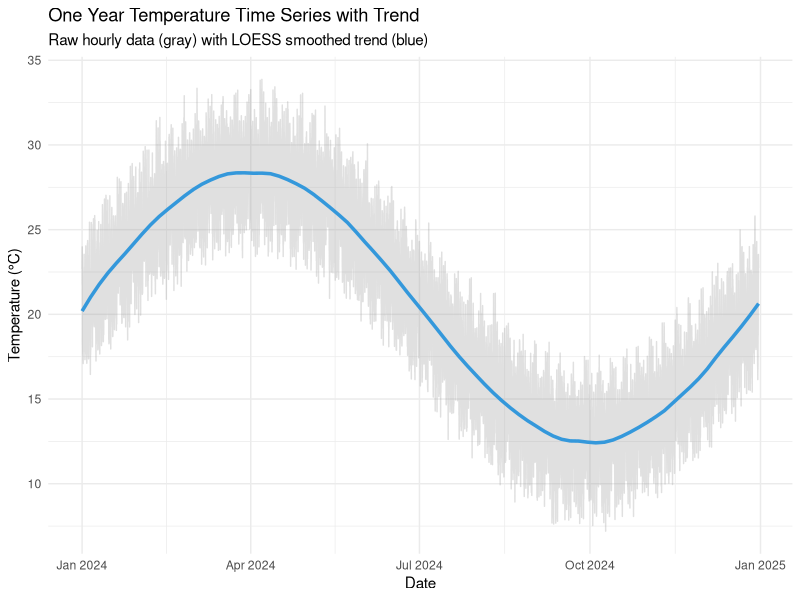
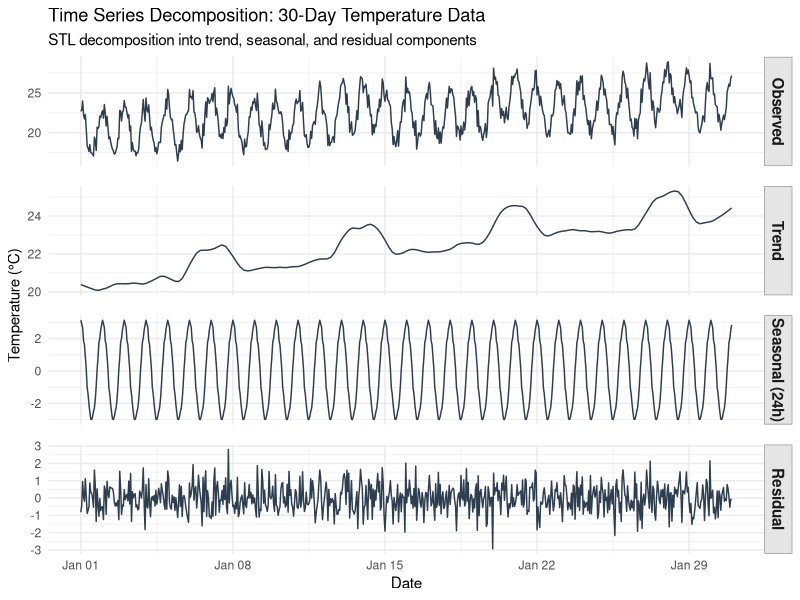
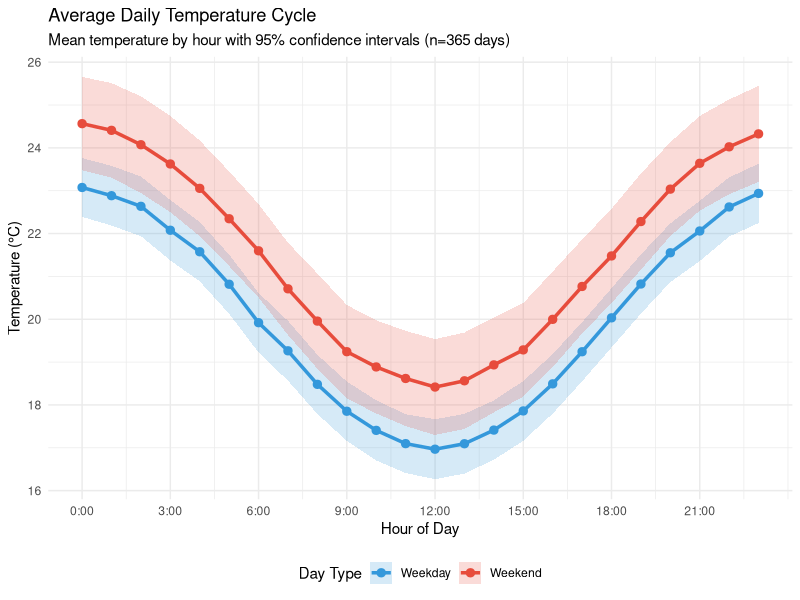
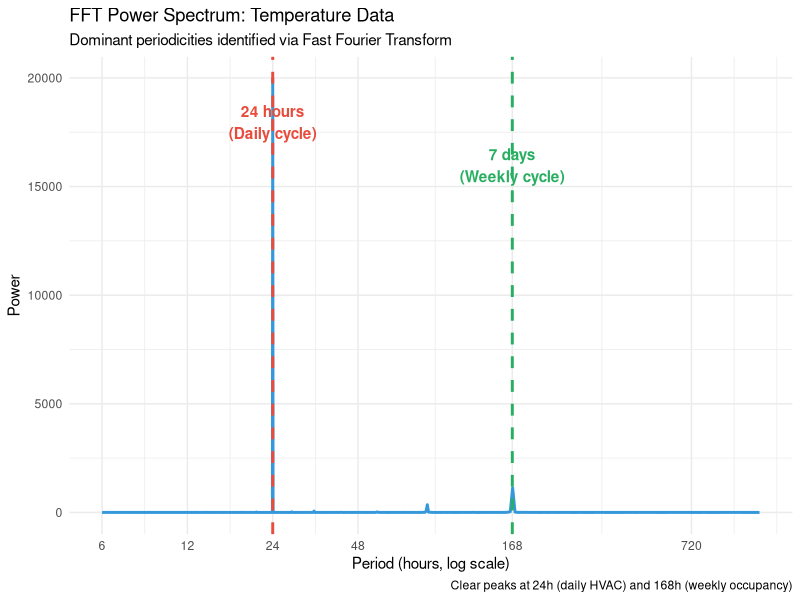
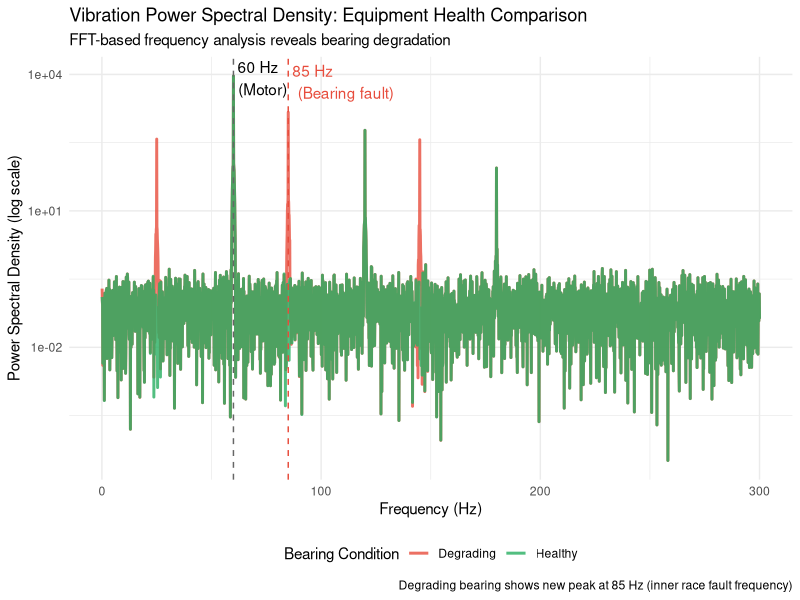
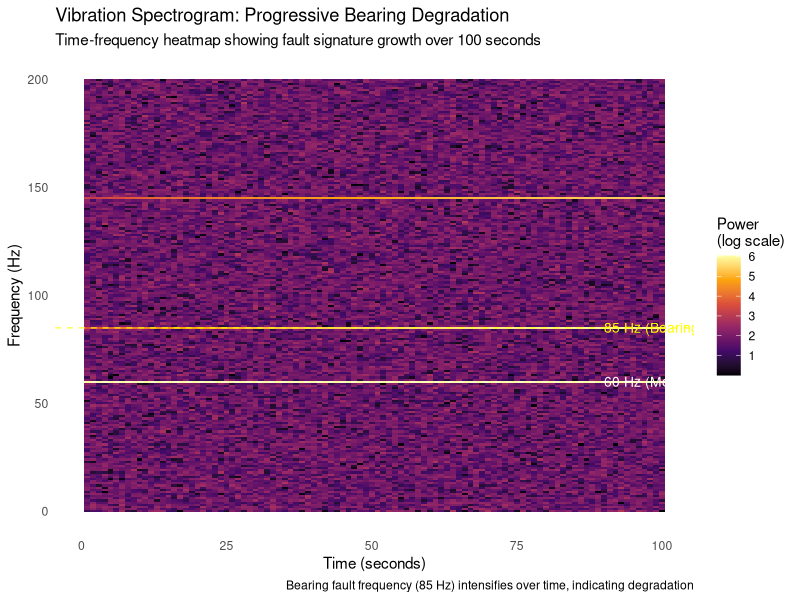
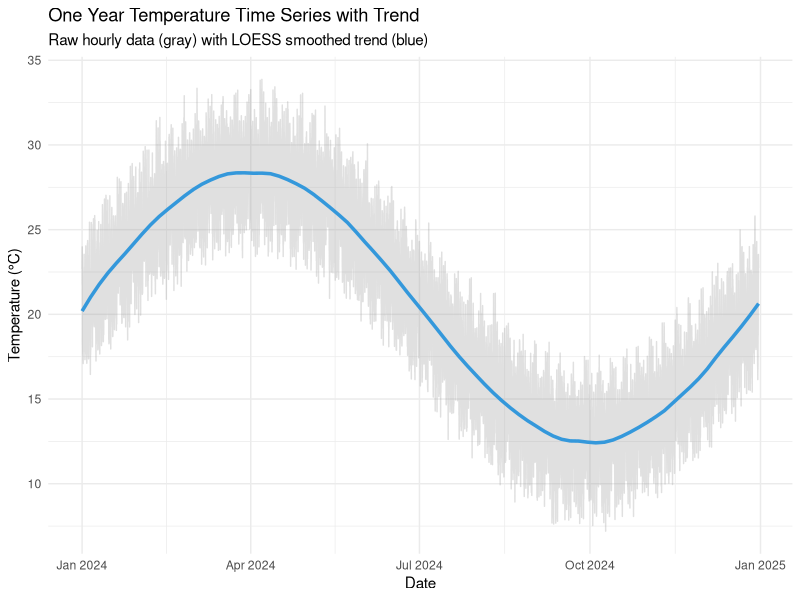
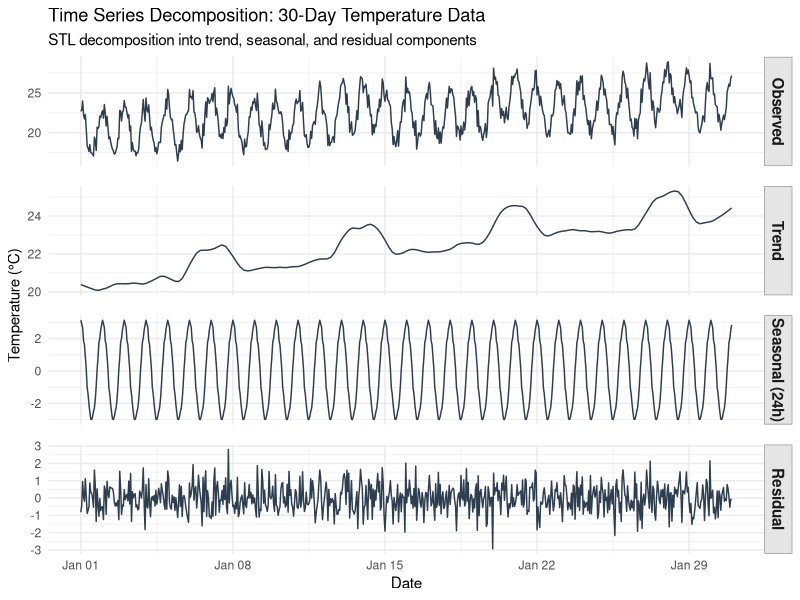

These charts were generated, in order, by the following R code:
# ==============================================================================
# Chapter 9: Time Series Decomposition and Frequency Analysis
# R Code for all examples
# ==============================================================================

# Load required libraries
library(ggplot2)
library(dplyr)
library(tidyr)

# Set seed for reproducibility
set.seed(123)

# ==============================================================================
# DATA GENERATION
# ==============================================================================

cat("Generating time series data...\n")

# ------------------------------------------------------------------------------
# Dataset 1: One Year of Hourly Temperature Data
# ------------------------------------------------------------------------------
n_hours <- 24 * 365  # 8,760 hours

# Create timestamps
timestamps <- seq(from = as.POSIXct("2024-01-01 00:00:00"),
                  by = "hour",
                  length.out = n_hours)

# Extract time components
hour_of_day <- as.numeric(format(timestamps, "%H"))
day_of_year <- as.numeric(format(timestamps, "%j"))
day_of_week <- as.numeric(format(timestamps, "%u"))

# Component 1: Seasonal trend (annual cycle)
seasonal_trend <- 20 + 8 * sin(2 * pi * day_of_year / 365)

# Component 2: Daily cycle (HVAC pattern)
daily_cycle <- 3 * sin(2 * pi * hour_of_day / 24 + pi/2)

# Component 3: Weekly pattern (weekend effect)
weekend_effect <- ifelse(day_of_week >= 6, 1.5, 0)

# Component 4: Measurement noise
noise <- rnorm(n_hours, 0, 0.8)

# Combine all components
temperature <- seasonal_trend + daily_cycle + weekend_effect + noise

# Create main data frame
temp_data <- data.frame(
  timestamp = timestamps,
  temperature = temperature,
  day_of_year = day_of_year,
  hour_of_day = hour_of_day,
  day_of_week = day_of_week
)

cat("Generated", nrow(temp_data), "hourly temperature readings\n")


# ==============================================================================
# EXAMPLE 1: Raw Time Series with Smoothed Trend Overlay
# ==============================================================================
cat("\n=== Example 1: Raw Time Series with Trend ===\n")

p1 <- ggplot(temp_data, aes(x = timestamp, y = temperature)) +
  geom_line(alpha = 0.3, color = "gray60") +
  geom_smooth(method = "loess", span = 0.1, color = "#3498db", 
              size = 1.2, se = FALSE) +
  labs(
    title = "One Year Temperature Time Series with Trend",
    subtitle = "Raw hourly data (gray) with LOESS smoothed trend (blue)",
    x = "Date",
    y = "Temperature (°C)"
  ) +
  theme_minimal()

print(p1)

# Save plot
ggsave("chapter09_example1_trend.png", p1, width = 12, height = 6, dpi = 300)
cat("Plot saved: chapter09_example1_trend.png\n")


# ==============================================================================
# EXAMPLE 2: Four-Panel Decomposition
# ==============================================================================
cat("\n=== Example 2: Time Series Decomposition ===\n")

# Use first 30 days for clearer visualization
temp_subset <- temp_data[1:(24*30), ]
ts_temp <- ts(temp_subset$temperature, frequency = 24)

# Perform STL decomposition
decomp <- stl(ts_temp, s.window = "periodic")

# Convert to data frame
decomp_df <- data.frame(
  timestamp = temp_subset$timestamp,
  observed = as.numeric(ts_temp),
  trend = as.numeric(decomp$time.series[, "trend"]),
  seasonal = as.numeric(decomp$time.series[, "seasonal"]),
  residual = as.numeric(decomp$time.series[, "remainder"])
)

# Reshape for faceting
decomp_long <- decomp_df %>%
  pivot_longer(cols = c(observed, trend, seasonal, residual),
               names_to = "component",
               values_to = "value")

# Convert to factor with proper order
decomp_long$component <- factor(decomp_long$component,
                                levels = c("observed", "trend", "seasonal", "residual"),
                                labels = c("Observed", "Trend", "Seasonal (24h)", "Residual"))

# Four-panel plot
p2 <- ggplot(decomp_long, aes(x = timestamp, y = value)) +
  geom_line(color = "#2c3e50") +
  facet_grid(component ~ ., scales = "free_y") +
  labs(
    title = "Time Series Decomposition: 30-Day Temperature Data",
    subtitle = "STL decomposition into trend, seasonal, and residual components",
    x = "Date",
    y = "Temperature (°C)"
  ) +
  theme_minimal() +
  theme(
    strip.background = element_rect(fill = "gray90", color = "gray60"),
    strip.text = element_text(face = "bold", size = 11),
    panel.spacing = unit(1, "lines")
  )

print(p2)

# Save plot
ggsave("chapter09_example2_decomposition.png", p2, width = 12, height = 10, dpi = 300)
cat("Plot saved: chapter09_example2_decomposition.png\n")


# ==============================================================================
# EXAMPLE 3: Daily Cycle Plot
# ==============================================================================
cat("\n=== Example 3: Daily Cycle Plot ===\n")

# Calculate average by hour and day type
daily_pattern <- temp_data %>%
  mutate(day_type = ifelse(day_of_week >= 6, "Weekend", "Weekday")) %>%
  group_by(hour_of_day, day_type) %>%
  summarize(
    mean_temp = mean(temperature),
    sd_temp = sd(temperature),
    se_temp = sd_temp / sqrt(n()),
    .groups = "drop"
  )

# Daily cycle plot
p3 <- ggplot(daily_pattern, aes(x = hour_of_day, y = mean_temp, 
                                color = day_type, fill = day_type)) +
  geom_ribbon(aes(ymin = mean_temp - 1.96*se_temp, 
                  ymax = mean_temp + 1.96*se_temp),
              alpha = 0.2, color = NA) +
  geom_line(size = 1.2) +
  geom_point(size = 2.5) +
  scale_color_manual(values = c("Weekday" = "#3498db", "Weekend" = "#e74c3c")) +
  scale_fill_manual(values = c("Weekday" = "#3498db", "Weekend" = "#e74c3c")) +
  scale_x_continuous(breaks = seq(0, 23, 3), 
                    labels = paste0(seq(0, 23, 3), ":00")) +
  labs(
    title = "Average Daily Temperature Cycle",
    subtitle = "Mean temperature by hour with 95% confidence intervals (n=365 days)",
    x = "Hour of Day",
    y = "Temperature (°C)",
    color = "Day Type",
    fill = "Day Type"
  ) +
  theme_minimal() +
  theme(legend.position = "bottom")

print(p3)

# Save plot
ggsave("chapter09_example3_daily_cycle.png", p3, width = 10, height = 6, dpi = 300)
cat("Plot saved: chapter09_example3_daily_cycle.png\n")


# ==============================================================================
# EXAMPLE 4: FFT Power Spectrum
# ==============================================================================
cat("\n=== Example 4: FFT Power Spectrum ===\n")

# Compute FFT
fft_result <- fft(temp_data$temperature)
n <- length(temp_data$temperature)

# Compute power spectrum
power <- Mod(fft_result)^2 / n

# Create frequency axis
freq <- (0:(n-1)) / n
freq_per_hour <- freq * 1  # Sampling rate = 1/hour

# Only positive frequencies
half_n <- floor(n/2)
freq_data <- data.frame(
  frequency_cph = freq_per_hour[1:half_n],
  period_hours = 1 / (freq_per_hour[1:half_n] + 1e-10),
  power = power[1:half_n]
)

# Filter to meaningful range
freq_data <- freq_data %>%
  filter(period_hours >= 6, period_hours <= 60*24)

# FFT power spectrum
p4 <- ggplot(freq_data, aes(x = period_hours, y = power)) +
  geom_line(color = "#3498db", size = 1) +
  geom_vline(xintercept = 24, linetype = "dashed", color = "#e74c3c", size = 1) +
  geom_vline(xintercept = 24*7, linetype = "dashed", color = "#27ae60", size = 1) +
  annotate("text", x = 24, y = max(freq_data$power)*0.9, 
           label = "24 hours\n(Daily cycle)", color = "#e74c3c", fontface = "bold") +
  annotate("text", x = 24*7, y = max(freq_data$power)*0.8, 
           label = "7 days\n(Weekly cycle)", color = "#27ae60", fontface = "bold") +
  scale_x_log10(breaks = c(6, 12, 24, 48, 24*7, 24*30)) +
  labs(
    title = "FFT Power Spectrum: Temperature Data",
    subtitle = "Dominant periodicities identified via Fast Fourier Transform",
    x = "Period (hours, log scale)",
    y = "Power",
    caption = "Clear peaks at 24h (daily HVAC) and 168h (weekly occupancy)"
  ) +
  theme_minimal()

print(p4)

# Save plot
ggsave("chapter09_example4_fft_spectrum.png", p4, width = 10, height = 6, dpi = 300)
cat("Plot saved: chapter09_example4_fft_spectrum.png\n")

cat("\nTop frequency components:\n")
top_freqs <- freq_data %>%
  arrange(desc(power)) %>%
  head(5) %>%
  select(period_hours, power)
print(top_freqs)


# ==============================================================================
# EXAMPLE 5: Power Spectral Density - Healthy vs Degrading
# ==============================================================================
cat("\n=== Example 5: Vibration PSD Comparison ===\n")

# Generate vibration data
set.seed(456)
fs <- 1000  # Sampling frequency (Hz)
duration <- 10
n_samples <- fs * duration
t <- seq(0, duration - 1/fs, length.out = n_samples)

# Healthy motor vibration
healthy_vib <- 
  2.0 * sin(2*pi*60*t) +      # 60 Hz motor
  0.5 * sin(2*pi*120*t) +     # 1st harmonic
  0.2 * sin(2*pi*180*t) +     # 2nd harmonic
  rnorm(n_samples, 0, 0.3)

# Degrading bearing
bearing_fault_freq <- 85
degrading_vib <- healthy_vib +
  0.8 * sin(2*pi*bearing_fault_freq*t) +
  0.4 * sin(2*pi*(bearing_fault_freq + 60)*t) +
  0.4 * sin(2*pi*(bearing_fault_freq - 60)*t)

# Compute PSD
psd_healthy <- spectrum(healthy_vib, plot = FALSE)
psd_degrading <- spectrum(degrading_vib, plot = FALSE)

# Create data frame
psd_data <- data.frame(
  frequency = c(psd_healthy$freq * fs, psd_degrading$freq * fs),
  power = c(psd_healthy$spec, psd_degrading$spec),
  condition = rep(c("Healthy", "Degrading"), each = length(psd_healthy$freq))
)

# Filter to relevant range
psd_data <- psd_data %>% filter(frequency <= 300)

# PSD comparison plot
p5 <- ggplot(psd_data, aes(x = frequency, y = power, color = condition)) +
  geom_line(size = 1, alpha = 0.8) +
  geom_vline(xintercept = 60, linetype = "dashed", color = "gray40") +
  geom_vline(xintercept = 85, linetype = "dashed", color = "#e74c3c") +
  annotate("text", x = 60, y = max(psd_data$power)*0.9, 
           label = "60 Hz\n(Motor)", hjust = -0.1) +
  annotate("text", x = 85, y = max(psd_data$power)*0.75, 
           label = "85 Hz\n(Bearing fault)", hjust = -0.1, color = "#e74c3c") +
  scale_color_manual(values = c("Healthy" = "#27ae60", "Degrading" = "#e74c3c")) +
  scale_y_log10() +
  labs(
    title = "Vibration Power Spectral Density: Equipment Health Comparison",
    subtitle = "FFT-based frequency analysis reveals bearing degradation",
    x = "Frequency (Hz)",
    y = "Power Spectral Density (log scale)",
    color = "Bearing Condition",
    caption = "Degrading bearing shows new peak at 85 Hz (inner race fault frequency)"
  ) +
  theme_minimal() +
  theme(legend.position = "bottom")

print(p5)

# Save plot
ggsave("chapter09_example5_psd_comparison.png", p5, width = 10, height = 6, dpi = 300)
cat("Plot saved: chapter09_example5_psd_comparison.png\n")


# ==============================================================================
# EXAMPLE 6 (BONUS): Spectrogram - Time-Frequency Evolution
# ==============================================================================
cat("\n=== Example 6: Spectrogram Heatmap ===\n")

# Simulate progressive degradation
set.seed(789)
fs <- 1000
window_duration <- 1
n_windows <- 100
window_samples <- fs * window_duration

all_vib_data <- data.frame()

cat("Computing spectrogram (100 windows)...\n")

for (i in 1:n_windows) {
  t_window <- seq(0, window_duration - 1/fs, length.out = window_samples)
  
  # Fault amplitude grows over time
  fault_amplitude <- 0.1 + 0.02 * i
  
  # Generate vibration signal
  vib_signal <- 
    2.0 * sin(2*pi*60*t_window) +
    fault_amplitude * sin(2*pi*85*t_window) +
    fault_amplitude * 0.5 * sin(2*pi*(85+60)*t_window) +
    rnorm(window_samples, 0, 0.3)
  
  # FFT for this window
  fft_window <- fft(vib_signal)
  power_window <- Mod(fft_window[1:(window_samples/2)])^2
  freq_window <- (0:(window_samples/2-1)) * fs / window_samples
  
  all_vib_data <- rbind(all_vib_data, data.frame(
    time_window = i,
    frequency = freq_window,
    power = power_window
  ))
}

# Filter to 0-200 Hz
all_vib_data <- all_vib_data %>% filter(frequency <= 200)

# Spectrogram heatmap
p6 <- ggplot(all_vib_data, aes(x = time_window, y = frequency, 
                               fill = log10(power + 1))) +
  geom_tile() +
  scale_fill_viridis_c(option = "inferno", name = "Power\n(log scale)") +
  geom_hline(yintercept = 60, linetype = "dashed", color = "white", alpha = 0.5) +
  geom_hline(yintercept = 85, linetype = "dashed", color = "yellow", alpha = 0.7) +
  annotate("text", x = 90, y = 60, label = "60 Hz (Motor)", 
           color = "white", hjust = 0, size = 3.5) +
  annotate("text", x = 90, y = 85, label = "85 Hz (Bearing)", 
           color = "yellow", hjust = 0, size = 3.5) +
  labs(
    title = "Vibration Spectrogram: Progressive Bearing Degradation",
    subtitle = "Time-frequency heatmap showing fault signature growth over 100 seconds",
    x = "Time (seconds)",
    y = "Frequency (Hz)",
    caption = "Bearing fault frequency (85 Hz) intensifies over time, indicating degradation"
  ) +
  theme_minimal() +
  theme(panel.grid = element_blank())

print(p6)

# Save plot
ggsave("chapter09_example6_spectrogram.png", p6, width = 12, height = 7, dpi = 300)
cat("Plot saved: chapter09_example6_spectrogram.png\n")


# ==============================================================================
# SUMMARY STATISTICS
# ==============================================================================
cat("\n=== Chapter 9 Summary Statistics ===\n")

cat("\nTemperature data summary:\n")
cat("Total readings:", nrow(temp_data), "\n")
cat("Date range:", format(min(temp_data$timestamp), "%Y-%m-%d"), "to",
    format(max(temp_data$timestamp), "%Y-%m-%d"), "\n")
cat("Mean temperature:", round(mean(temp_data$temperature), 2), "°C\n")
cat("SD:", round(sd(temp_data$temperature), 2), "°C\n")
cat("Range:", round(min(temp_data$temperature), 2), "to",
    round(max(temp_data$temperature), 2), "°C\n")

cat("\nDecomposition statistics (30-day sample):\n")
cat("Trend range:", round(min(decomp_df$trend), 2), "to",
    round(max(decomp_df$trend), 2), "°C\n")
cat("Seasonal amplitude:", round(max(decomp_df$seasonal) - min(decomp_df$seasonal), 2), 
    "°C (peak-to-peak)\n")
cat("Residual SD:", round(sd(decomp_df$residual), 2), "°C\n")

cat("\nDaily pattern summary:\n")
print(daily_pattern %>% 
      group_by(day_type) %>%
      summarize(
        min_temp = min(mean_temp),
        max_temp = max(mean_temp),
        range = max_temp - min_temp,
        .groups = "drop"
      ))

cat("\n=== All examples completed successfully ===\n")
